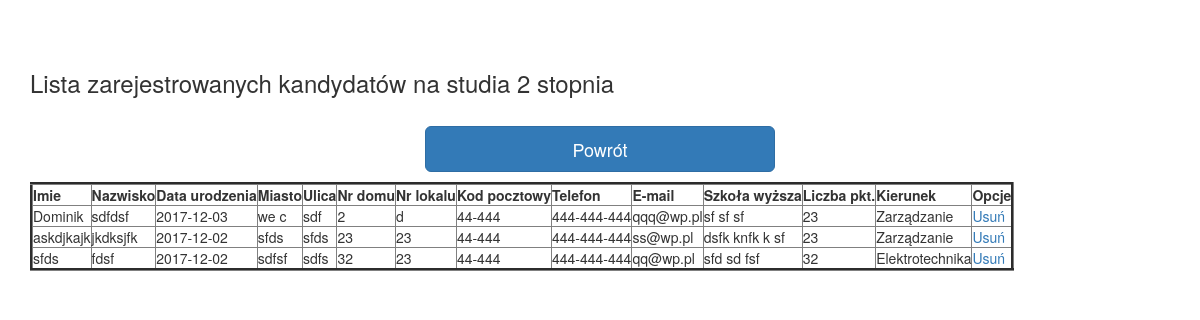
Page /list2.php (signed in) on the committed database.
### tables this page shows
CREATE TABLE `candidates` (
  `id` int(11) NOT NULL,
  `name` text NOT NULL,
  `surname` text NOT NULL,
  `pass` text NOT NULL,
  `date_of_birth` date NOT NULL,
  `city` text NOT NULL,
  `street` text NOT NULL,
  `no_house` varchar(6) NOT NULL,
  `no_premises` varchar(6) NOT NULL,
  `postal_code` varchar(6) NOT NULL,
  `telephone` varchar(11) NOT NULL,
  `e_mail` text NOT NULL,
  `high_school` text NOT NULL,
  `amount_of_points` int(11) NOT NULL,
  `field_of_study` text NOT NULL
);

### src/list2.php (the view, shortened to what this page needs)
<!DOCTYPE html>
<html lang="pl">
  <head>
    <link href="bootstrap-3.3.7/css/bootstrap.min.css" rel="stylesheet"/>
  </head>
  <body>
    <div class="container">
      <h3>Lista zarejestrowanych kandydatów na studia 2 stopnia</h3>
        <p><div class=" col-md-offset-4 col-md-4 col-md-offset-4 col-sm-offset-4 col-sm-4 col-sm-offset-4 col-lg-offset-4 col-lg-4 col-lg-offset-4 col-xl-offset-4 col-xl-4 col-xl-offset-4">
        <p><h1><a href="bpanel.php" class="btn btn-primary btn-lg btn-block" style="text-align: center;position:relative;">Powrót</a></h1></p>
        </div></p>
      <?php
      include ('base_pdo.php');
      $dane= $pdo->query( "SELECT * FROM candidates where field_of_study='Teleinformatyka'or field_of_study='Elektrotechnika' or field_of_study='Zarządzanie' " );
      echo '<table border=3>';
        echo '<tr>';
                  echo '<th>Imie</th>';
                  echo '<th>Nazwisko</th>';
                  echo '<th>Data urodzenia</th>';
                  echo '<th>Miasto</th>';
                  echo '<th>Ulica</th>';
                  echo '<th>Nr domu</th>';
                  echo '<th>Nr lokalu</th>';
                  echo '<th>Kod pocztowy</th>';
                  echo '<th>Telefon</th>';
                  echo '<th>E-mail</th>';
                  echo '<th>Szkoła wyższa</th>';
                  echo '<th>Liczba pkt.</th>';
                  echo '<th>Kierunek</th>';
                  echo '<th>Opcje</th>';
        echo '</tr>';
          foreach($dane->fetchAll() as $value) {
        echo "<tr>";
                  echo "<td>".$value['name']."</td>";
                  echo "<td>".$value['surname']."</td>";
                  echo "<td>".$value['date_of_birth']."</td>";
                  echo "<td>".$value['city']."</td>";
                  echo "<td>".$value['street']."</td>";
                  echo "<td>".$value['no_house']."</td>";
                  echo "<td>".$value['no_premises']."</td>";
                  echo "<td>".$value['postal_code']."</td>";
                  echo "<td>".$value['telephone']."</td>";
                  echo "<td>".$value['e_mail']."</td>";
                  echo "<td>".$value['high_school']."</td>";
                  echo "<td>".$value['amount_of_points']."</td>";
                  echo "<td>".$value['field_of_study']."</td>";
                  echo '<td><a href="delete2.php?id='.$value['id'].'">Usuń</a></td>';
        echo "</tr>";
            }
       echo "</table>";
        ?>
    </div>
  </body>
</html>

### rows in the picture
candidates: name "Dominik", surname "sdfdsf", date_of_birth "2017-12-03", city "we c", street "sdf", no_house "2", no_premises "d", postal_code "44-444", telephone "444-444-444", e_mail "qqq@wp.pl", high_school "sf sf sf", amount_of_points "23", field_of_study "Zarządzanie"
candidates: name "askdjkajk", surname "jkdksjfk", date_of_birth "2017-12-02", city "sfds", street "sfds", no_house "23", no_premises "23", postal_code "44-444", telephone "444-444-444", e_mail "ss@wp.pl", high_school "dsfk knfk k sf", amount_of_points "23", field_of_study "Zarządzanie"
candidates: name "sfds", surname "fdsf", date_of_birth "2017-12-02", city "sdfsf", street "sdfs", no_house "32", no_premises "23", postal_code "44-444", telephone "444-444-444", e_mail "qq@wp.pl", high_school "sfd sd fsf", amount_of_points "32", field_of_study "Elektrotechnika"
